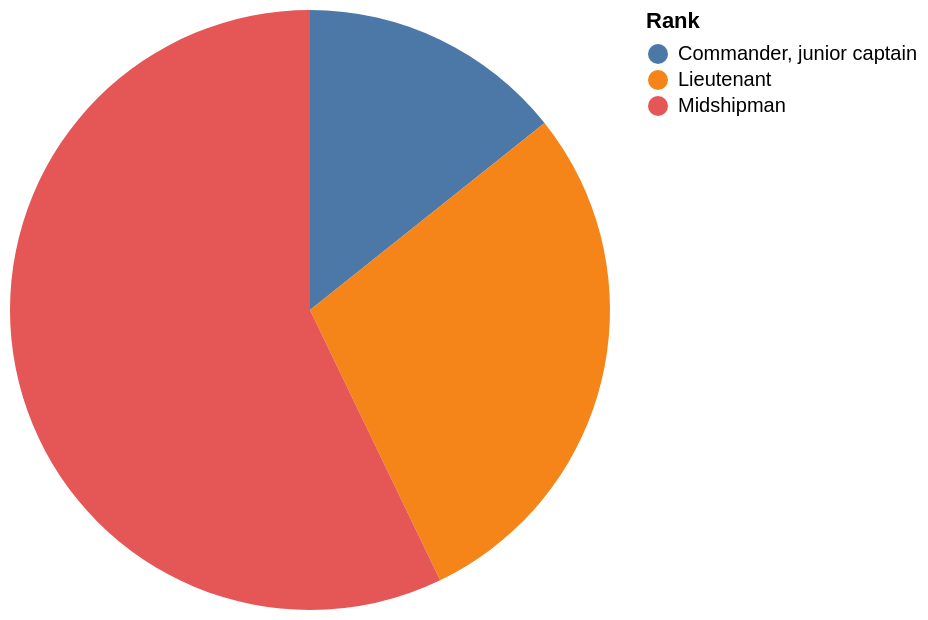

Write the Vega-Lite specification saved for this chart.
### Vega-Lite specification from a JSON file in a GitHub repository (floating-point values rounded to 4 significant figures)
{"data": {"values": [{"x_data": "Commander, junior captain", "y_data": 1}, {"x_data": "Lieutenant", "y_data": 2}, {"x_data": "Midshipman", "y_data": 4}]}, "mark": "arc", "encoding": {"theta": {"field": "y_data", "type": "quantitative", "title": "count(*)"}, "color": {"field": "x_data", "type": "nominal", "title": "Rank"}}}
